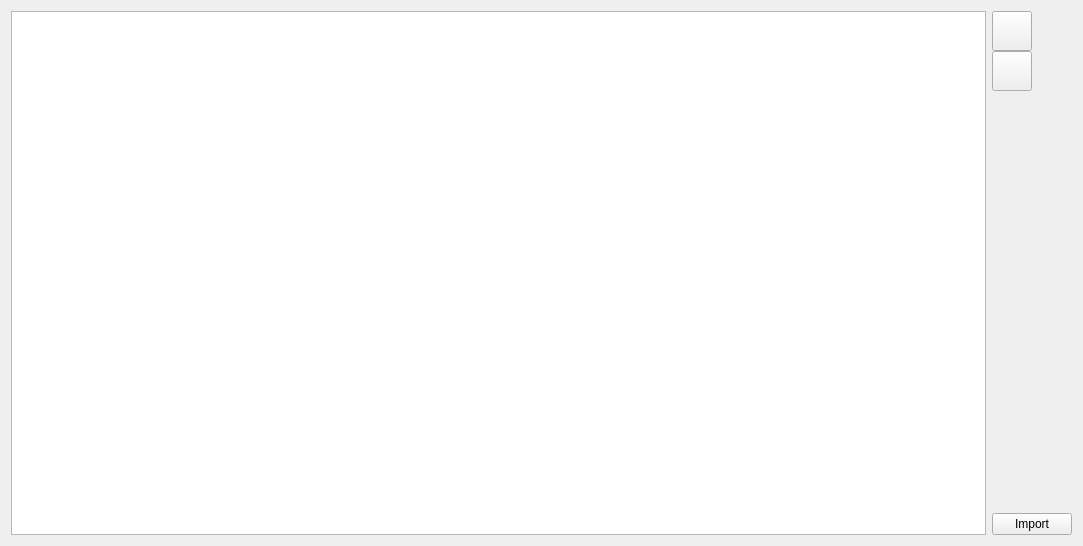
<?xml version="1.0" encoding="UTF-8"?>
<ui version="4.0">
 <class>MainWindow</class>
 <widget class="QWidget" name="MainWindow">
  <property name="geometry">
   <rect>
    <x>0</x>
    <y>0</y>
    <width>1083</width>
    <height>546</height>
   </rect>
  </property>
  <property name="windowTitle">
   <string>State Machine View</string>
  </property>
  <layout class="QHBoxLayout" name="horizontalLayout" stretch="0,0">
   <item>
    <widget class="QTreeView" name="treeView"/>
   </item>
   <item>
    <layout class="QVBoxLayout" name="verticalLayout" stretch="0,100">
     <property name="spacing">
      <number>0</number>
     </property>
     <property name="sizeConstraint">
      <enum>QLayout::SetDefaultConstraint</enum>
     </property>
     <item>
      <layout class="QFormLayout" name="formLayout">
       <item row="0" column="0">
        <widget class="QPushButton" name="zoomInPushButton">
         <property name="minimumSize">
          <size>
           <width>40</width>
           <height>40</height>
          </size>
         </property>
         <property name="maximumSize">
          <size>
           <width>40</width>
           <height>40</height>
          </size>
         </property>
         <property name="text">
          <string/>
         </property>
         <property name="icon">
          <iconset resource="qmlRhapsodyExample.qrc">
           <normaloff>:/qmlRhapsodyExample/images/zoomIn.png</normaloff>:/qmlRhapsodyExample/images/zoomIn.png</iconset>
         </property>
         <property name="iconSize">
          <size>
           <width>30</width>
           <height>30</height>
          </size>
         </property>
        </widget>
       </item>
       <item row="1" column="0">
        <widget class="QPushButton" name="zoomOutPushButton">
         <property name="minimumSize">
          <size>
           <width>40</width>
           <height>40</height>
          </size>
         </property>
         <property name="maximumSize">
          <size>
           <width>40</width>
           <height>40</height>
          </size>
         </property>
         <property name="text">
          <string/>
         </property>
         <property name="icon">
          <iconset resource="qmlRhapsodyExample.qrc">
           <normaloff>:/qmlRhapsodyExample/images/zoomOut.png</normaloff>:/qmlRhapsodyExample/images/zoomOut.png</iconset>
         </property>
         <property name="iconSize">
          <size>
           <width>30</width>
           <height>30</height>
          </size>
         </property>
        </widget>
       </item>
      </layout>
     </item>
     <item>
      <widget class="QPushButton" name="importPushButton">
       <property name="text">
        <string>Import</string>
       </property>
      </widget>
     </item>
    </layout>
   </item>
  </layout>
 </widget>
 <resources>
  <include location="qmlRhapsodyExample.qrc"/>
 </resources>
 <connections/>
</ui>
